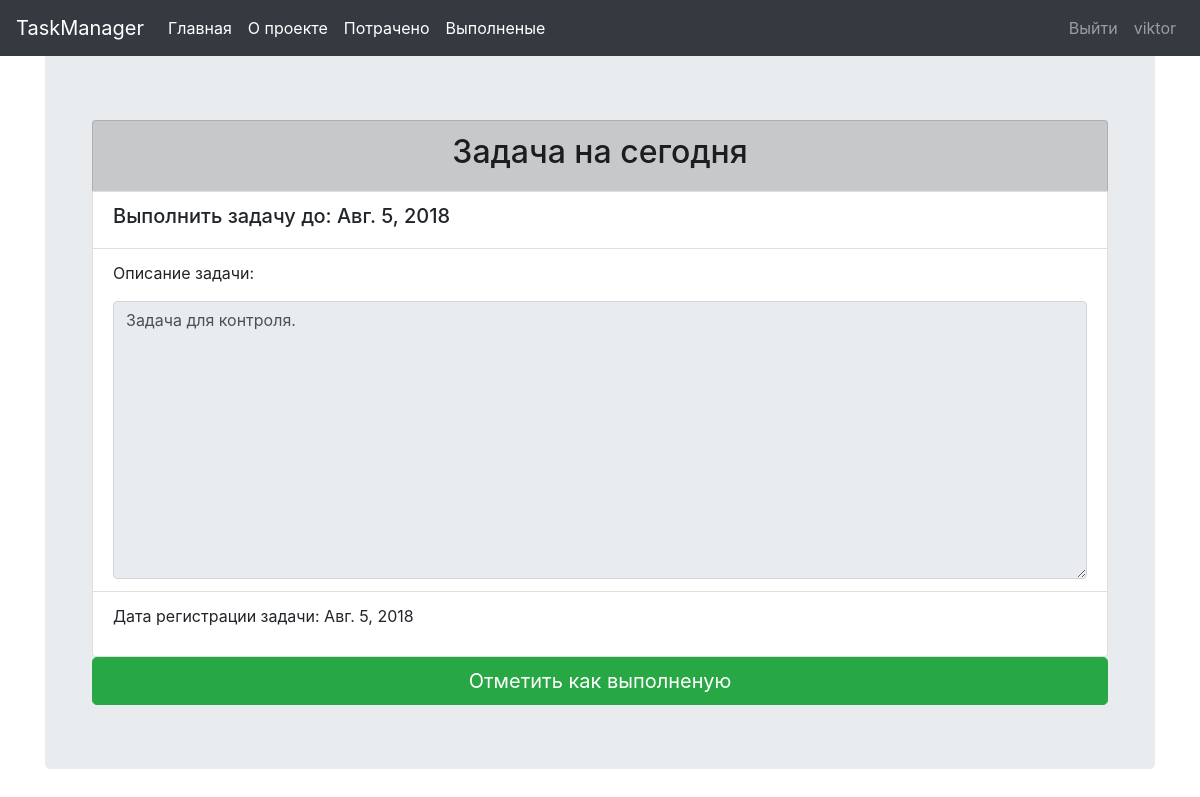
Screenshot of /task/39/ (signed in) with the database file from the repository.
### taskapp/models.py (models this page shows, shortened)
class Task(models.Model):
    date_finish = models.DateField()
    date_start = models.DateField(auto_now=True)
    title = models.CharField(max_length=100)
    descrition = models.TextField()
    owner = models.ForeignKey(User, on_delete=models.CASCADE)
    type_task = models.IntegerField(default=0)
    state = models.CharField(default='activ', max_length=10)  # активное-activ,выполненое-compl,потраченое-fail

### taskapp/views.py (the view)
# urls.py: path('task/<int:pk>/', task_detail, name='task_detale'),
def task_detail(request, pk):
    task = get_object_or_404(Task, pk=pk)
    if request.method == "POST":
        form = FormCompled(request.POST)
        if form.is_valid():
            Task.objects.filter(pk=pk).update(state='compl')
            text_ok = 'Поздравляю с выполненой целью'
            return render(request, 'taskapp/task_detail.html', {'task': task, 'form': form, 'text_ok': text_ok})
    if task.owner != request.user:
        return redirect('home')
    form = FormCompled
    return render(request, 'taskapp/task_detail.html', {'task': task, 'form': form})

### taskapp/templates/taskapp/task_detail.html (shortened to what this page needs)
{% extends 'taskapp/base.html' %}
{% block content %}
    <div class="container ">
        <ul class="list-group ">
            <li class="list-group-item list-group-item-dark"><h2 class="text-center ">{{ task.title }}</h2></li>
            <li class="list-group-item"><h5> Выполнить задачу до: {{ task.date_finish }}</h5></li>
            <li class="list-group-item">
                <div class="">
                    <p>Описание задачи:</p>
                    <textarea class="form-control" rows="11" disabled>{{ task.descrition }}</textarea>
                </div>
            </li>
            <li class="list-group-item"><p>Дата регистрации задачи: {{ task.date_start }}</p></li>
        </ul>
        {% if task.state == 'activ'%}
            <form method="post">
            <button type="submit" class="btn btn-lg btn-success btn-block">Отметить как выполненую</button>
        </form>
        {% endif %}
    </div>
{% endblock %}

### taskapp/templates/taskapp/base.html (shortened to what this page needs)
{% load static %}
<!doctype html>
<html lang="en">
<head>
    <link rel="stylesheet" href="{% static 'css/bootstrap.min.css' %}">
</head>
<body>
<header>
    <nav class="navbar navbar-expand-md navbar-dark fixed-top bg-dark" >
        <a class="navbar-brand" href="{% url 'home' %}">TaskManager</a>
        <div class="collapse navbar-collapse" id="navbarCollapse">
            <ul class="navbar-nav mr-auto">
                <li class="nav-item active">
                    <a class="nav-link" href="{% url 'home' %}">Главная<span class="sr-only">(current)</span></a>
                </li>
                <li class="nav-item active">
                    <a class="nav-link" href="{% url 'about' %}">О проекте<span class="sr-only">(current)</span></a>
                </li>
                <li class="nav-item active">
                    <a class="nav-link" href="{% url 'before' %}">Потрачено<span class="sr-only">(current)</span></a>
                </li>
                <li class="nav-item active">
                    <a class="nav-link" href="{% url 'compled' %}">Выполненые<span class="sr-only">(current)</span></a>
                </li>
            </ul>
            <ul class="navbar-nav text-right">
                {% if  user.is_authenticated %}
                    <a class="nav-link text-right " href="{% url 'sign_out' %}">Выйти</a>
                    <a class="nav-link text-right " href="{% url 'home' %}">{{ user }}</a>
                {% else %}
                    <a class="nav-link text-right border-left" href="{% url 'sign_in' %}">Войти</a>
                    <a class="nav-link text-right" href="{% url 'sign_up' %}">Регистрация</a>
                {% endif %}
            </ul>
        </div>
    </nav>
</header>
<main role="main" class="container mt-5 mb-5">
    <div class="container jumbotron">
        {% block content %}
        {% endblock content %}
    </div>
</main>
</body>
</html>

### rows the page displays
Task: title "Задача на сегодня", date_finish "Авг. 5, 2018", descrition "Задача для контроля.", date_start "Авг. 5, 2018"

### other values shown
{{ user }} "viktor"
